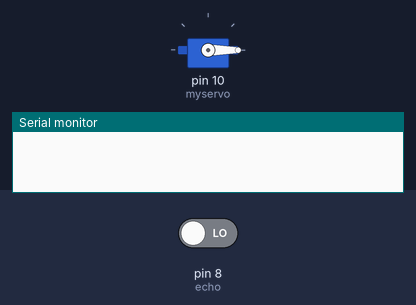
Bench run of a sketch on a simulated Arduino Uno, built with avr-gcc and run on an emulated ATmega328P. On the bench: servo, the last lines printed to the serial monitor. Inputs (shaded band) come from the test bench; at power-on: pin 8 (echo) LOW.

Above: at 0.1 s.
At 1.2 s:
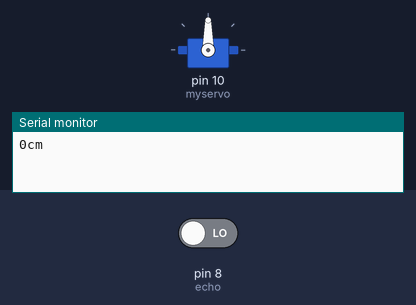
Timing chart, 0 to 2.7 s (numbered marks = the images above):
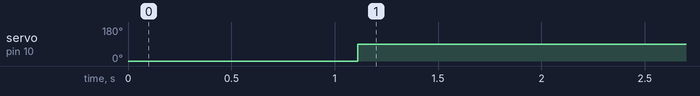

Measured:
- by itself, servo on pin 10 (myservo): 0° → 90° at 1.1 s

The sketch:

15_servo_motor_distance.ino
```cpp
// 라이브러리 가려오기
#include <Servo.h>
// 서보모터 객체를 만든다
Servo myservo;

int trig = 7;
int echo = 8;

void setup() {
  Serial.begin(9600);

  pinMode(trig, OUTPUT);
  pinMode(echo, INPUT);

  // 서보모터 포트를 지정한다
  myservo.attach(10);
  // 서보모터를 0도로 초기화시킨다(0~179)
  myservo.write(0);
}

void loop() {
  digitalWrite(trig, HIGH);
  delay(10);
  digitalWrite(trig, LOW);

  int duration = pulseIn(echo, HIGH);
  int distance = (duration/2) / 29.1;

  Serial.print(distance);
  Serial.println("cm");
  delay(100);

  if(distance <= 10){
    myservo.write(90);
    //delay(300);
  }else if(distance >10){
    myservo.write(0);
  }

  // for(int i=0; i<180; i++){
  //   myservo.write(i);
  //   delay(10);
  // }

  // for(int i=179; i>=0; i--){
  //   myservo.write(i);
  //   delay(10);
  // }


}
```
